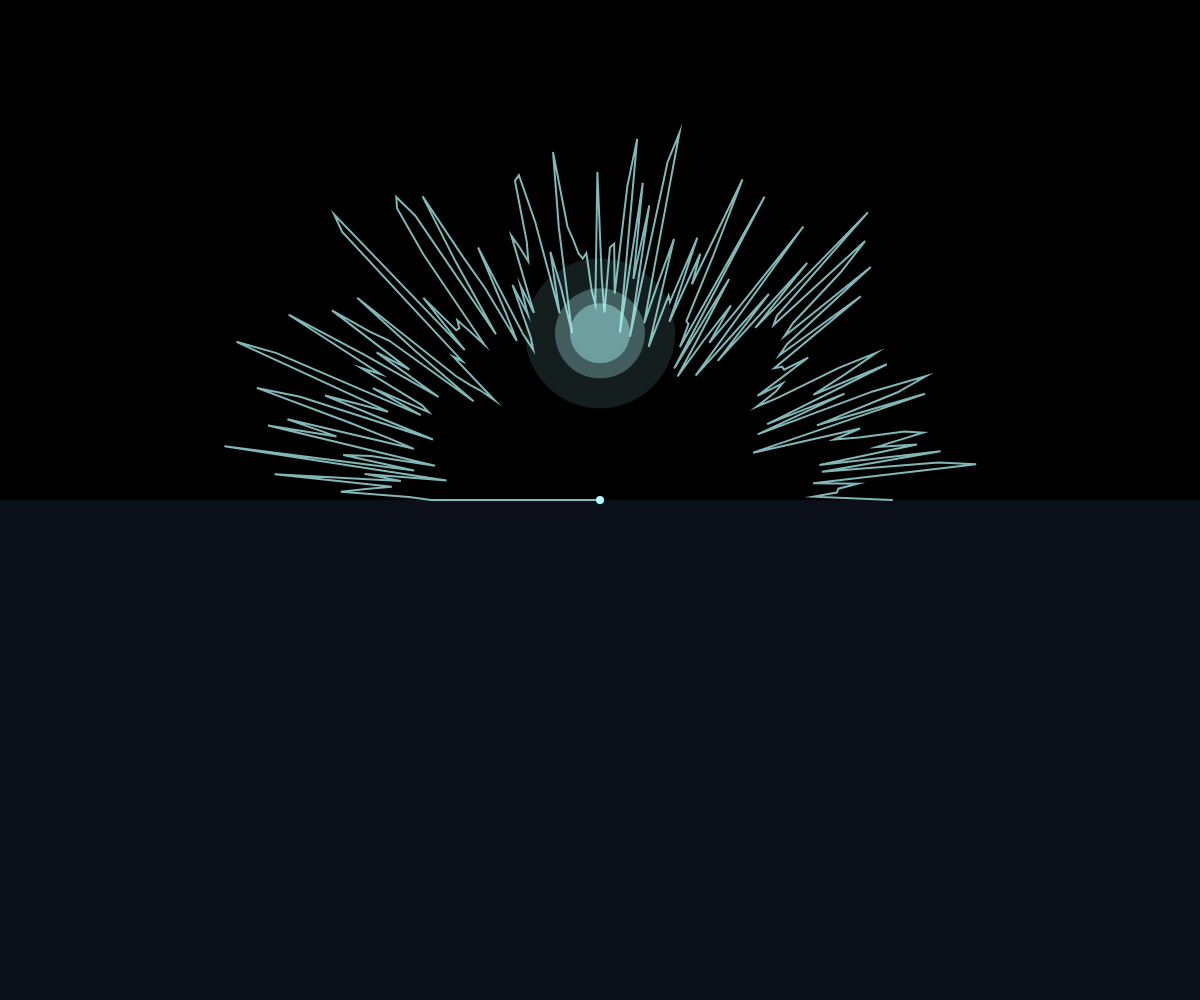
Frame 1 (no input)
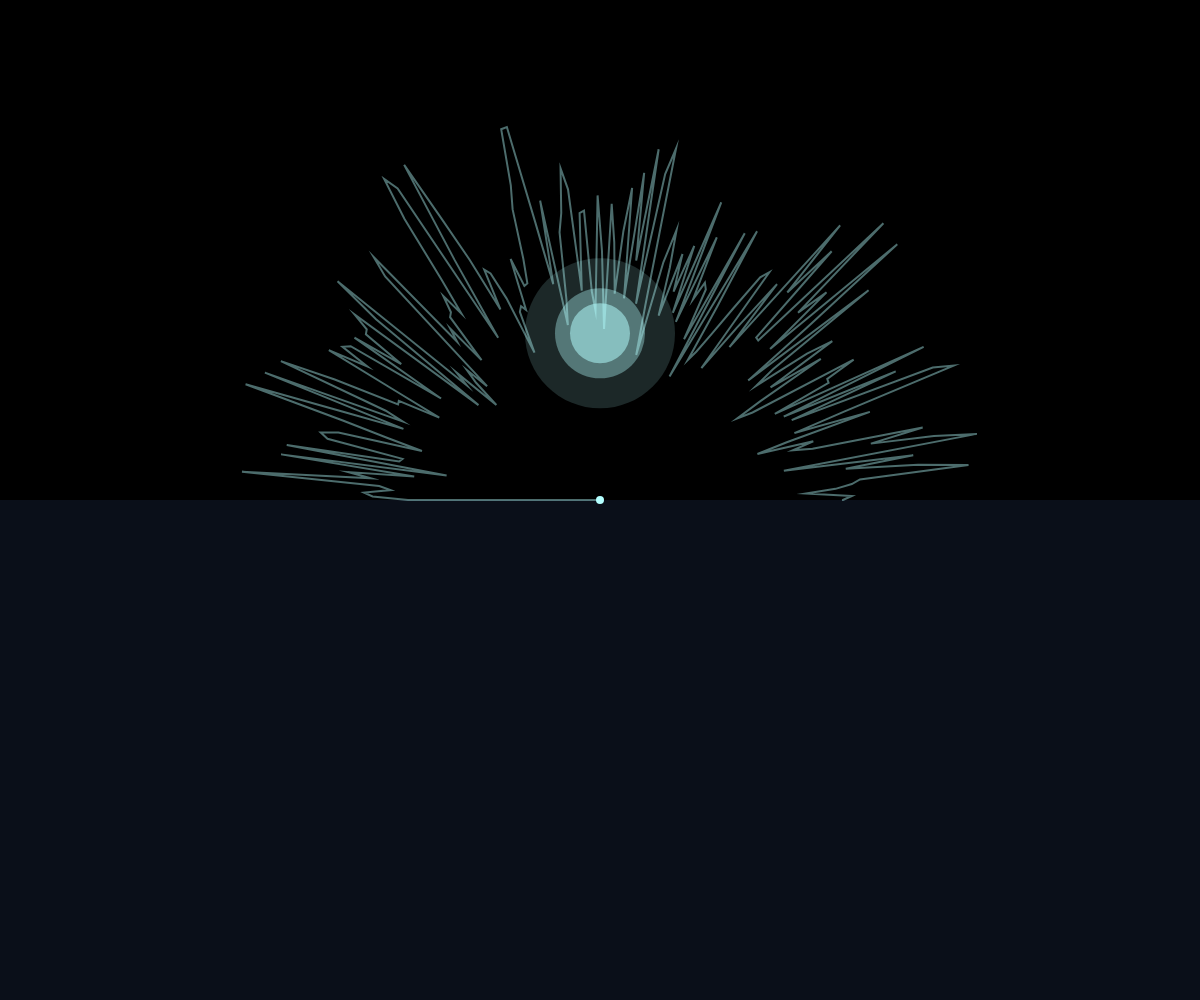
Frame 60 (no input)
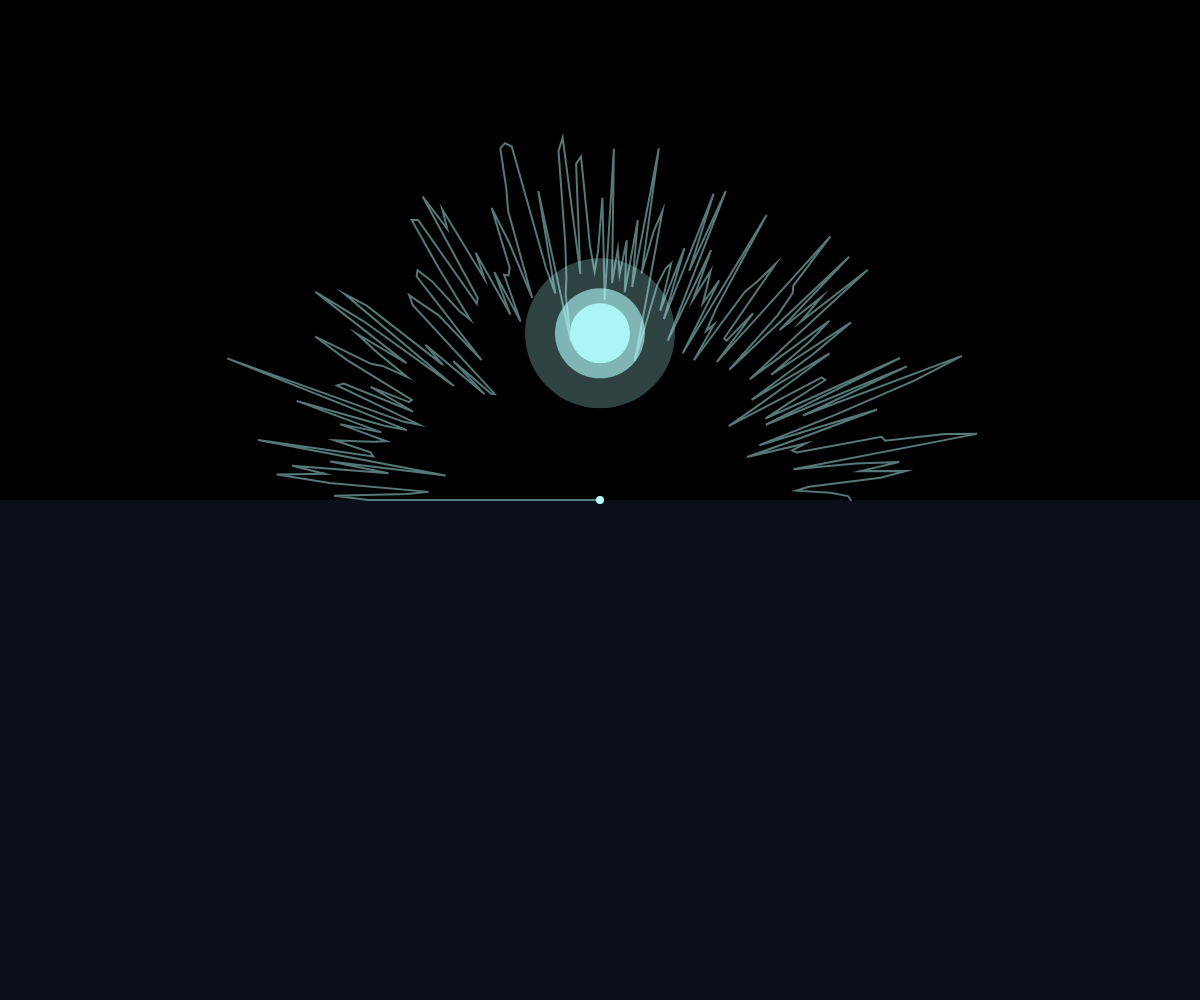
Frame 120 (the mouse pressed at the canvas centre since frame 60)

The p5.js sketch that drew these frames (run headless with seeded random() and noise() and a simulated clock; from frame 60 on, the mouse is pressed at the canvas centre):

// p5.js sketch
// ── sketch.js
let lightPattern;
let glowBall;
const TOTAL_LINES = 200;
const PULSE_SPEED = 0.02;

function setup() {
  createCanvas(windowWidth, windowHeight);
  
  // Create the glowing disc object
  glowBall = {
    x: width/2,
    y: height/3,
    radius: 60,
    hue: 180,
    saturation: 255,
    brightness: 255,
    pulsePhase: random(TWO_PI)
  };
  
  // Create semicircular light pattern
  lightPattern = [];
  const startAngle = PI;
  const endAngle = TWO_PI;
  const segments = TOTAL_LINES;
  
  for (let i = 0; i < segments; i++) {
    const angle = map(i, 0, segments - 1, startAngle, endAngle);
    lightPattern.push({
      angle: angle,
      baseLength: random(200, 400),
      pulsePhase: random(TWO_PI)
    });
  }
}

function draw() {
  background(0);
  
  // Draw the ground field
  fill(10, 15, 25);
  noStroke();
  rect(0, height/2, width, height/2);
  
  // Update and draw the glowing disc
  const pulse = sin(frameCount * PULSE_SPEED + glowBall.pulsePhase) * 0.5 + 0.5;
  const glowIntensity = map(pulse, 0, 1, 100, 255);
  
  // Draw the glow ball with soft outer glow
  noStroke();
  fill(glowBall.hue, glowBall.saturation, glowBall.brightness, glowIntensity * 0.3);
  ellipse(glowBall.x, glowBall.y, glowBall.radius * 2.5, glowBall.radius * 2.5);
  
  fill(glowBall.hue, glowBall.saturation, glowBall.brightness, glowIntensity * 0.7);
  ellipse(glowBall.x, glowBall.y, glowBall.radius * 1.5, glowBall.radius * 1.5);
  
  fill(glowBall.hue, glowBall.saturation, glowBall.brightness, glowIntensity);
  ellipse(glowBall.x, glowBall.y, glowBall.radius, glowBall.radius);
  
  // Draw the semicircular light pattern
  stroke(180, 255, 255, 200);
  strokeWeight(2);
  noFill();
  
  beginShape();
  for (let i = 0; i < lightPattern.length; i++) {
    const line = lightPattern[i];
    const pulse = sin(frameCount * PULSE_SPEED + line.pulsePhase) * 0.5 + 0.5;
    const intensity = map(pulse, 0, 1, 100, 255);
    stroke(180, 255, 255, intensity);
    
    const length = line.baseLength * (0.7 + pulse * 0.3);
    const x = glowBall.x + cos(line.angle) * length;
    const y = height/2 + sin(line.angle) * length;
    
    if (i === 0) {
      vertex(glowBall.x, height/2);
    }
    vertex(x, y);
  }
  endShape();
  
  // Draw the central focus point
  fill(180, 255, 255, 255);
  noStroke();
  ellipse(glowBall.x, height/2, 8, 8);
}

function windowResized() {
  resizeCanvas(windowWidth, windowHeight);
}
